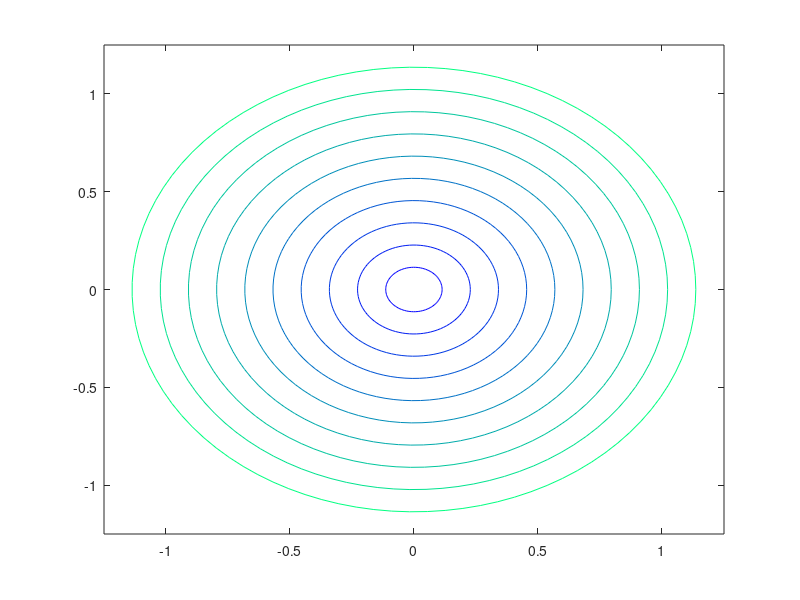

MATLAB code for this plot:
r = linspace(0, 1.25) ;
th = linspace(0, 2*pi) ;
[R,T] = meshgrid(r,th) ;
X = R.*cos(T) ;
Y = R.*sin(T) ;
Z = R ;
contour(X,Y,Z)
colormap('winter')